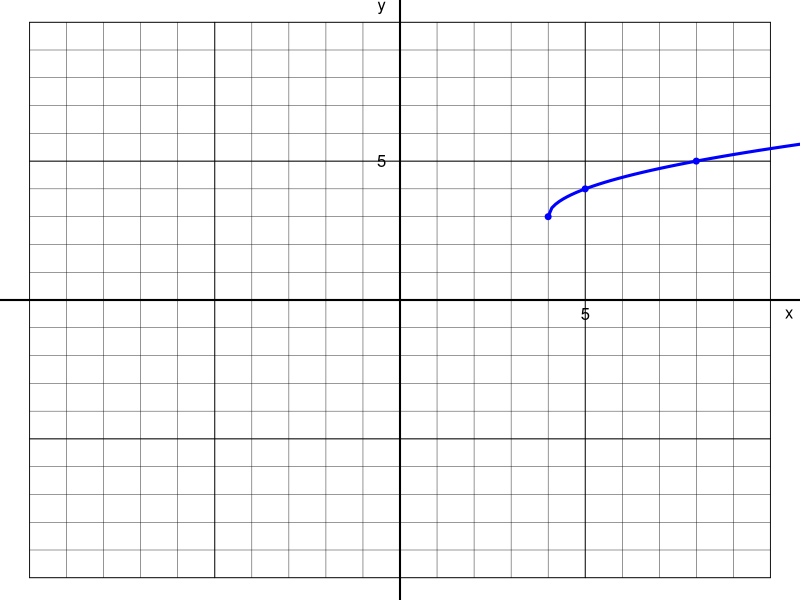

Generate this figure with R:
## ---- chunk 1
hk = sample(1:6,2)*sample(c(-1,1),2,T)
h = hk[1]
k = hk[2]

lr = c("left","right")[(sign(h)+1)/2+1]
du = c("down","up")[(sign(k)+1)/2+1]

x1 = seq(0,30,0.1)
y1 = sqrt(x1)

x2 = x1+h
y2 = y1+k

px1 = c(0,1,4,9,16,25,36)
py1 = 0:6

px2 = px1+h
py2 = py1+k

cch = paste0("\\sqrt{x+",-h,"}+",k,collapse="")
cch = gsub("+-","-",cch,fixed=T)
ach = character()
for(i in c(-1,1)){
    for(j in c(-1,1)){
        ch = paste0("\\sqrt{x+",-h*i,"}+",k*j,collapse="")
        ch = gsub("+-","-",ch,fixed=T)
        ach = c(ach,ch)
        ch = paste0("\\sqrt{x+",k*i,"}+",h*j,collapse="")
        ch = gsub("+-","-",ch,fixed=T)
        ach = c(ach,ch)
    }
}
ach = sort(ach)
al = paste0("* $y=",ach,"$",collapse="\n")
sol = paste0(1*(ach==cch),collapse="")

argeq1 = paste0("0=x+",-h,collapse="")
argeq1 = gsub("+-","-",argeq1,fixed=T)

argeq2 = paste0("a+",h,"=x",collapse="")
argeq2 = gsub("+-","-",argeq2,fixed=T)

## ---- chunk 2
par(mar=c(0,0,0,0),oma=c(0,0,0,0))
plot(0,0,"n",xlim=c(-10,10),ylim=c(-10,10),axes=F,ann=F)
for(i in -10:10){
    lines(c(i,i),c(-10,10),lwd=0.4)
    lines(c(-10,10),c(i,i),lwd=0.4)
}
for(i in seq(-10,10,5)){
    lines(c(i,i),c(-10,10),lwd=0.8)
    lines(c(-10,10),c(i,i),lwd=0.8)
}
abline(h=0,lwd=2)
abline(v=0,lwd=2)

text(10.5,-0.5,"x")
text(-0.5,10.5,"y")
text(5,-0.5,"5")
text(-0.5,5,"5")

lines(x2,y2,col="blue",lwd=3)
points(px2,py2,pch=19,col="blue",cex=0.8)

## ---- chunk 3
ct = paste0("(a+",h,",b+",k,")",collapse="")
ct = gsub("+-","-",ct,fixed=T)
